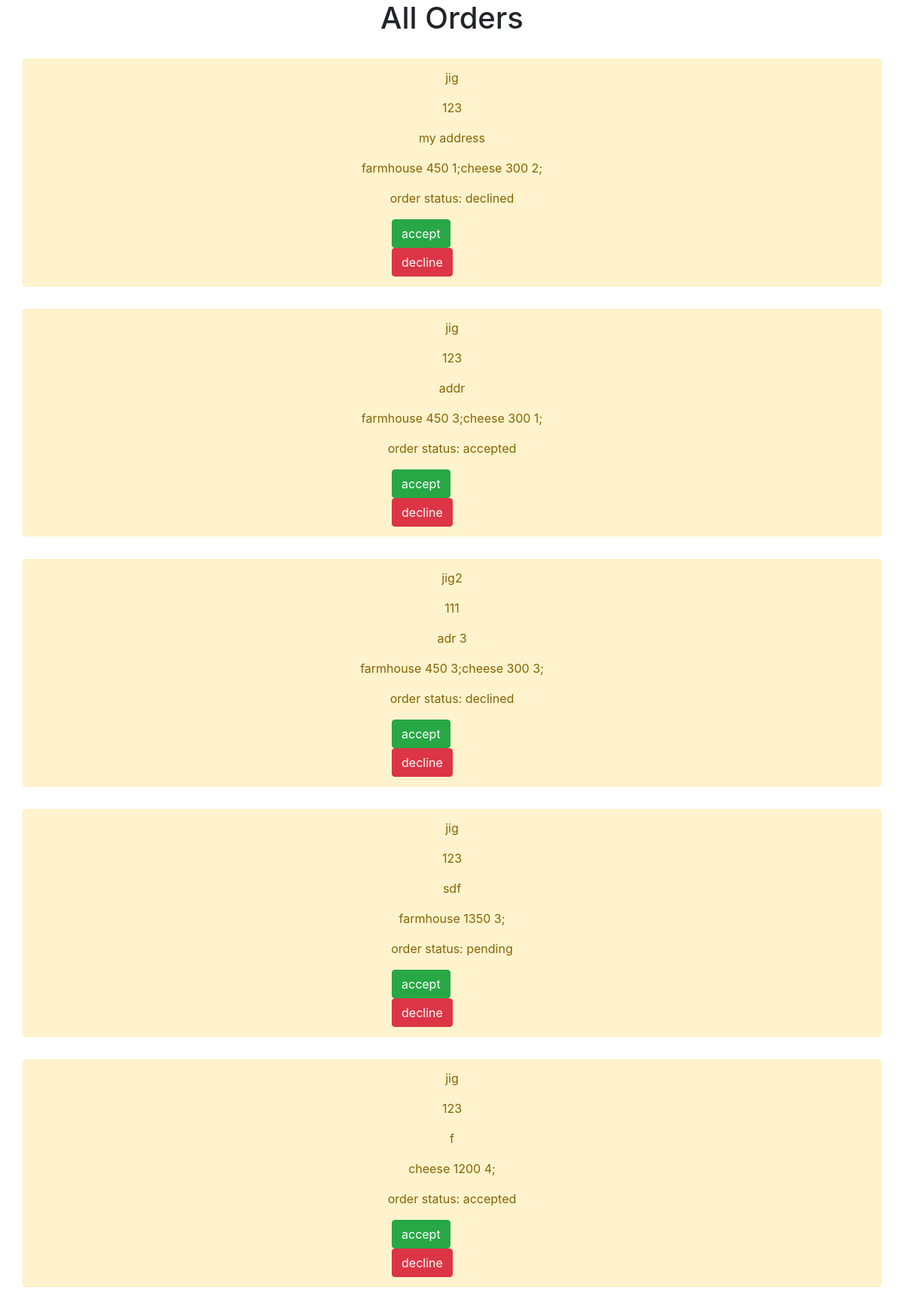
The page /adminorders/ on the database its author committed.
### pizzaapp/models.py (models this page shows)
class OrderModel(models.Model):
    username=models.CharField(max_length=10)
    phoneno=models.CharField(max_length=10)
    address=models.CharField(max_length=10)
    ordereditems=models.CharField(max_length=100)
    status = models.CharField(max_length=10)

### pizzaapp/views.py (the view)
# urls.py: path('adminorders/',adminorders),
def adminorders(request):
    orders = OrderModel.objects.all()
    context = {'orders':orders}
    return render(request,'pizzaapp/adminorders.html',context)

### templates/pizzaapp/adminorders.html
{% extends 'base.html' %}
{% block content %}
<h1 style="text-align: center;">All Orders</h1>
{% for order in orders %}
<div style="margin: 30px;" class="alert alert-warning" role="alert">
    <p style="text-align: center;">{{order.username}}</p>
    <p style="text-align: center;">{{order.phoneno}}</p>
    <p style="text-align: center;">{{order.address}}</p>
    <p style="text-align: center;">{{order.ordereditems}}</p>
    <p style="text-align: center;">order status: {{order.status}}</p>
    <div class="container" style="width:190px;margin: auto;">
        <a href="/acceptorder/{{order.id}}/" class="btn btn-success">accept</a>
        <a href="/declineorder/{{order.id}}/" class="btn btn-danger">decline</a>
    </div>
</div>
{% endfor %}
{% endblock %}

### templates/base.html (shortened to what this page needs)
<!DOCTYPE html>
<html lang="en">
<head>
    <link rel="stylesheet" href="https://stackpath.bootstrapcdn.com/bootstrap/4.5.0/css/bootstrap.min.css">
</head>
<body>
{% block content %}
{% endblock %}
</body>
</html>

### rows shown on the page
OrderModel: username "jig", phoneno "123", address "my address", ordereditems "farmhouse 450 1;cheese 300 2;", status "declined"
OrderModel: username "jig", phoneno "123", address "addr", ordereditems "farmhouse 450 3;cheese 300 1;", status "accepted"
OrderModel: username "jig2", phoneno "111", address "adr 3", ordereditems "farmhouse 450 3;cheese 300 3;", status "declined"
OrderModel: username "jig", phoneno "123", address "sdf", ordereditems "farmhouse 1350 3;", status "pending"
OrderModel: username "jig", phoneno "123", address "f", ordereditems "cheese 1200 4;", status "accepted"
